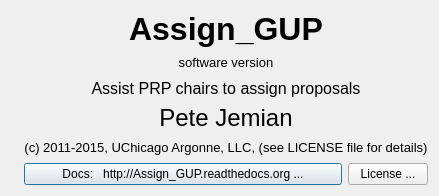
<?xml version="1.0" encoding="UTF-8"?>
<ui version="4.0">
 <class>Dialog</class>
 <widget class="QDialog" name="Dialog">
  <property name="windowModality">
   <enum>Qt::ApplicationModal</enum>
  </property>
  <property name="geometry">
   <rect>
    <x>0</x>
    <y>0</y>
    <width>429</width>
    <height>196</height>
   </rect>
  </property>
  <property name="windowTitle">
   <string>About Assign_GUP</string>
  </property>
  <layout class="QGridLayout" name="gridLayout">
   <item row="0" column="0">
    <layout class="QHBoxLayout" name="horizontalLayout_2" stretch="0,1">
     <item>
      <layout class="QVBoxLayout" name="verticalLayout_5">
       <item>
        <widget class="QLabel" name="icon">
         <property name="text">
          <string/>
         </property>
         <property name="pixmap">
          <pixmap>logo2.png</pixmap>
         </property>
         <property name="alignment">
          <set>Qt::AlignLeading|Qt::AlignLeft|Qt::AlignTop</set>
         </property>
        </widget>
       </item>
      </layout>
     </item>
     <item>
      <layout class="QVBoxLayout" name="verticalLayout_main" stretch="0,0,0,0,0,0">
       <item>
        <widget class="QLabel" name="title">
         <property name="font">
          <font>
           <pointsize>24</pointsize>
           <weight>75</weight>
           <bold>true</bold>
          </font>
         </property>
         <property name="text">
          <string>Assign_GUP</string>
         </property>
         <property name="alignment">
          <set>Qt::AlignHCenter|Qt::AlignTop</set>
         </property>
        </widget>
       </item>
       <item>
        <widget class="QLabel" name="version">
         <property name="font">
          <font>
           <pointsize>10</pointsize>
          </font>
         </property>
         <property name="text">
          <string>software version</string>
         </property>
         <property name="alignment">
          <set>Qt::AlignCenter</set>
         </property>
        </widget>
       </item>
       <item>
        <widget class="QLabel" name="description">
         <property name="font">
          <font>
           <pointsize>12</pointsize>
          </font>
         </property>
         <property name="text">
          <string>Assist PRP chairs to assign proposals</string>
         </property>
         <property name="alignment">
          <set>Qt::AlignCenter</set>
         </property>
        </widget>
       </item>
       <item>
        <widget class="QLabel" name="authors">
         <property name="font">
          <font>
           <pointsize>18</pointsize>
          </font>
         </property>
         <property name="text">
          <string>Pete Jemian</string>
         </property>
         <property name="alignment">
          <set>Qt::AlignCenter</set>
         </property>
        </widget>
       </item>
       <item>
        <widget class="QLabel" name="copyright">
         <property name="font">
          <font>
           <pointsize>10</pointsize>
          </font>
         </property>
         <property name="text">
          <string>(c) 2011-2015, UChicago Argonne, LLC, (see LICENSE file for details)</string>
         </property>
         <property name="alignment">
          <set>Qt::AlignCenter</set>
         </property>
        </widget>
       </item>
       <item>
        <layout class="QHBoxLayout" name="horizontalLayout" stretch="1,0">
         <item>
          <widget class="QPushButton" name="docs_pb">
           <property name="text">
            <string>Docs:   http://Assign_GUP.readthedocs.org ...</string>
           </property>
          </widget>
         </item>
         <item>
          <widget class="QPushButton" name="license_pb">
           <property name="text">
            <string>License ...</string>
           </property>
          </widget>
         </item>
        </layout>
       </item>
      </layout>
     </item>
    </layout>
   </item>
  </layout>
 </widget>
 <resources/>
 <connections/>
</ui>
